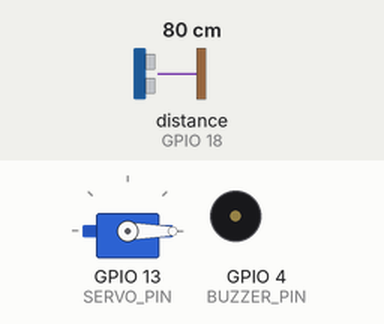
Recording of a sketch running on a simulated ESP32-C3. On the bench: servo, buzzer (waves = sounding, pin HIGH). Wiring (inferred from the names in the program): ultrasonic range finder: trigger GPIO 5; echo GPIO 18. The test bench sets the inputs (shaded band); at power-on: distance to the obstacle (sensor on GPIO 18) 80 cm. The echo pulse lasts 58.3 µs per cm; pins used as bus, display or sensor lines are not drawn.

Above: at 1.2 s.
1.3 s: distance to the obstacle (sensor on GPIO 18) set to 34 cm
4.3 s: distance to the obstacle (sensor on GPIO 18) set to 27 cm
At 4.98 s:
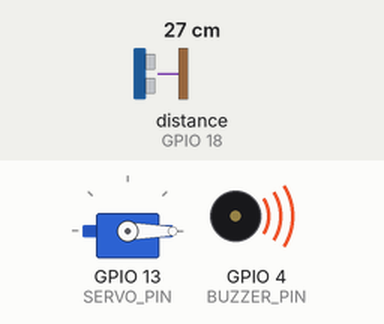
7.3 s: distance to the obstacle (sensor on GPIO 18) set to 35 cm
At 7.87 s:
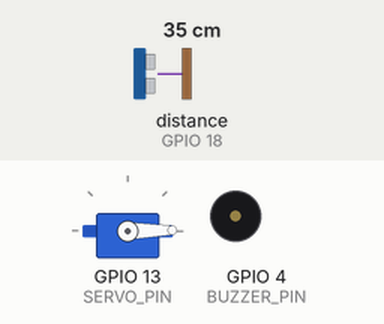
10.3 s: distance to the obstacle (sensor on GPIO 18) set to 2 cm
At 10.45 s:
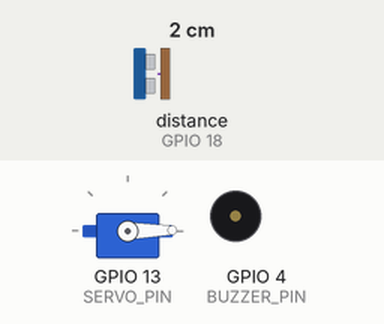
13.3 s: distance to the obstacle (sensor on GPIO 18) set to 38 cm
At 14.01 s:
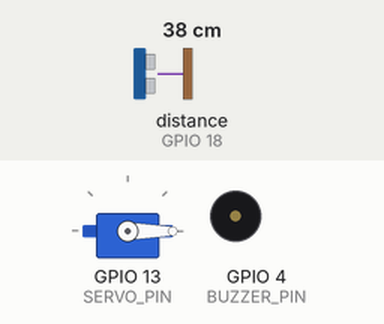
Timing chart, 0 to 17.3 s (numbered marks = the images above; inputs shaded):
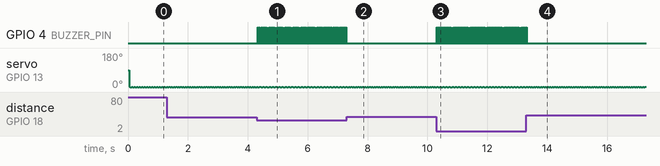

The sketch:

sketch_Radar_Ultrassonico_Wireless_IoT_V1-Video.ino
```cpp
/*
Código gerado pelo Chat GPT e refinado conforme as necessidades do projeto em 20/02/2026
https://github.com/marcelovictorio @MarceloVictorio YouTube
*/

/*
Atenção! A biblioteca ESP32Servo.h precisa ser instalada separadamente assim como as demais. (Ref. John K. Bennett)
Diferente da biblioteca Servo.h padrão (que já vem na IDE para placas Arduino comuns),
o ESP32 exige essa versão específica para gerenciar corretamente os timers e os canais PWM internos do chip.
*/
/*
🛰️ RADAR ULTRASSÔNICO IoT – RADAR CINEMATOGRÁFICO
*/

#include <WiFi.h>
#include <WebServer.h>
#include <ESP32Servo.h>

// ===== CONFIGURAÇÃO DE PINES =====
#define SERVO_PIN   13
#define TRIG_PIN    5
#define ECHO_PIN    18
#define BUZZER_PIN  4

const char* ssid = "ESP32_Radar_Web";
WebServer server(80);
Servo myServo;

int currentAngle = 0;
int currentDistance = 0;
int step = 1;

// Função para medir distância
int medirDistancia() {
  digitalWrite(TRIG_PIN, LOW);
  delayMicroseconds(2);
  digitalWrite(TRIG_PIN, HIGH);
  delayMicroseconds(10);
  digitalWrite(TRIG_PIN, LOW);
  long duracao = pulseIn(ECHO_PIN, HIGH, 25000); // Timeout reduzido para estabilidade
  int d = duracao * 0.034 / 2;
  if (d == 0 || d > 40) return 40;
  return d;
}

// Função para o som do Buzzer (Efeito Militar)
void tocarBuzzer(int distancia) {
  if (distancia > 0 && distancia < 30) {
    // Se houver objeto perto, o bip é disparado
    digitalWrite(BUZZER_PIN, HIGH);
    delay(15); // Bip curto e agudo
    digitalWrite(BUZZER_PIN, LOW);
  }
}

// Interface HTML com visual moderno (Neon Radar)
void paginaPrincipal() {
  String html = R"rawliteral(
<!DOCTYPE html>
<html>
<head>
  <meta name="viewport" content="width=device-width, initial-scale=1">
  <title>Radar Militar ESP32-C3</title>
  <style>
    body { background: #0a0a0a; color: #00ff41; font-family: 'Courier New', monospace; text-align: center; }
    canvas { background: #000; border: 1px solid #004400; border-radius: 50% 50% 0 0; box-shadow: 0 0 20px #003300; }
    .status { color: #ff0000; font-weight: bold; text-transform: uppercase; margin-bottom: 10px; }
  </style>
</head>
<body>
  <div style="margin-top:20px;">
    <div class="status" id="alert">-- SCANNING --</div>
    <canvas id="radarCanvas"></canvas>
    <h3>ANG: <span id="ang">0</span>° | DIST: <span id="dist">0</span>cm</h3>
  </div>

  <script>
    const canvas = document.getElementById("radarCanvas");
    const ctx = canvas.getContext("2d");
    canvas.width = 400; canvas.height = 230;
    const cX = 200, cY = 220, r = 200;

    function draw(angle, dist) {
      ctx.fillStyle = "rgba(0, 10, 0, 0.05)";
      ctx.fillRect(0, 0, canvas.width, canvas.height);

      // Grades do Radar
      ctx.strokeStyle = "#003300";
      for(let i=1; i<=4; i++) {
        ctx.beginPath(); ctx.arc(cX, cY, (r/4)*i, Math.PI, 2*Math.PI); ctx.stroke();
      }

      let rad = (angle * Math.PI) / 180;
      let x = cX - r * Math.cos(rad);
      let y = cY - r * Math.sin(rad);

      // Linha de Varredura
      ctx.strokeStyle = "#00ff41";
      ctx.lineWidth = 3;
      ctx.beginPath(); ctx.moveTo(cX, cY); ctx.lineTo(x, y); ctx.stroke();

      // Alvo detectado
      if(dist < 30) {
        document.getElementById("alert").innerHTML = "!!! OBJETO DETECTADO !!!";
        let pX = cX - (dist * (r/40)) * Math.cos(rad);
        let pY = cY - (dist * (r/40)) * Math.sin(rad);
        ctx.fillStyle = "#ff0000";
        ctx.beginPath(); ctx.arc(pX, pY, 6, 0, 2*Math.PI); ctx.fill();
      } else {
        document.getElementById("alert").innerHTML = "-- SCANNING --";
      }
    }

    setInterval(() => {
      fetch("/data").then(r => r.json()).then(d => {
        document.getElementById("ang").innerHTML = d.a;
        document.getElementById("dist").innerHTML = d.d;
        draw(d.a, d.d);
      });
    }, 40);
  </script>
</body>
</html>
)rawliteral";
  server.send(200, "text/html", html);
}

void enviarDados() {
  String json = "{\"a\":" + String(currentAngle) + ",\"d\":" + String(currentDistance) + "}";
  server.send(200, "application/json", json);
}

void setup() {
  pinMode(TRIG_PIN, OUTPUT);
  pinMode(ECHO_PIN, INPUT);
  pinMode(BUZZER_PIN, OUTPUT);

  ESP32PWM::allocateTimer(0);
  myServo.setPeriodHertz(50);
  myServo.attach(SERVO_PIN, 500, 2400);

  WiFi.softAP(ssid);
  server.on("/", paginaPrincipal);
  server.on("/data", enviarDados);
  server.begin();
}

void loop() {
  server.handleClient();

  static unsigned long t = 0;
  if (millis() - t > 35) { // Controla a velocidade da varredura
    currentAngle += step;
    if (currentAngle >= 170 || currentAngle <= 10) step *= -1;

    myServo.write(currentAngle);
    currentDistance = medirDistancia();

    // Toca o buzzer apenas se detectar algo no ângulo atual
    tocarBuzzer(currentDistance);

    t = millis();
  }
}
```

Measured:
- the behaviour switches between 31 and 30 cm on distance to the obstacle (sensor on GPIO 18) (found by bisection; images 0 and 1)
- after the input at 4.3 s, GPIO 4 (BUZZER_PIN): alternates HIGH for 0.02 s and LOW for 0.04 s, starting at once; servo on GPIO 13 (SERVO_PIN): alternates 1° for 0.05 s and 0° for 0.05 s, starting after 0.20 s
- after the input at 7.3 s, GPIO 4 (BUZZER_PIN): stops changing and stays LOW; servo on GPIO 13 (SERVO_PIN): alternates 1° for 0.04 s and 0° for 0.04 s, starting after 0.15 s
- after the input at 10.3 s, GPIO 4 (BUZZER_PIN): alternates HIGH for 0.02 s and LOW for 0.04 s, starting at once; servo on GPIO 13 (SERVO_PIN): alternates 1° for 0.05 s and 0° for 0.05 s, starting after 0.16 s
- after the input at 13.3 s, GPIO 4 (BUZZER_PIN): goes on until 13.3 s, then stays LOW
- by itself, servo on GPIO 13 (SERVO_PIN): alternates 1° for 0.04 s and 0° for 0.04 s
